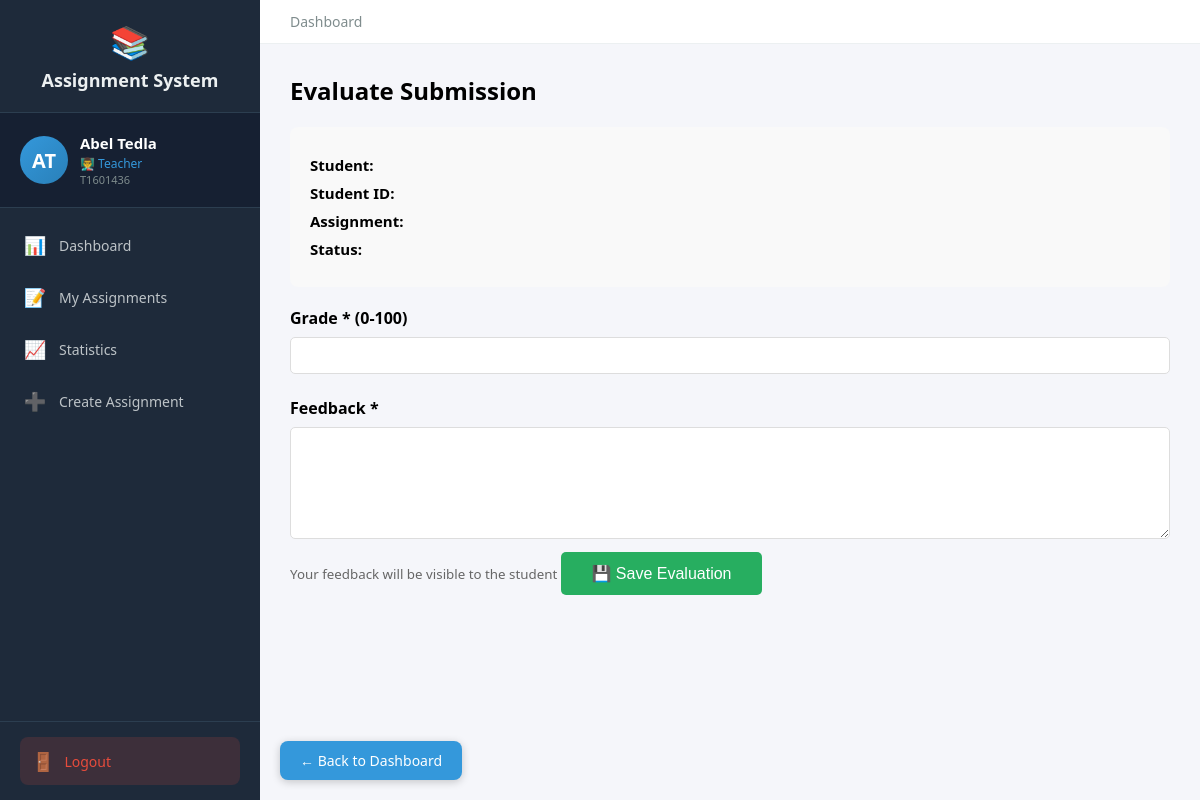
/teacher/evaluate/4 (signed in), run on an earlier commit of the app's database.
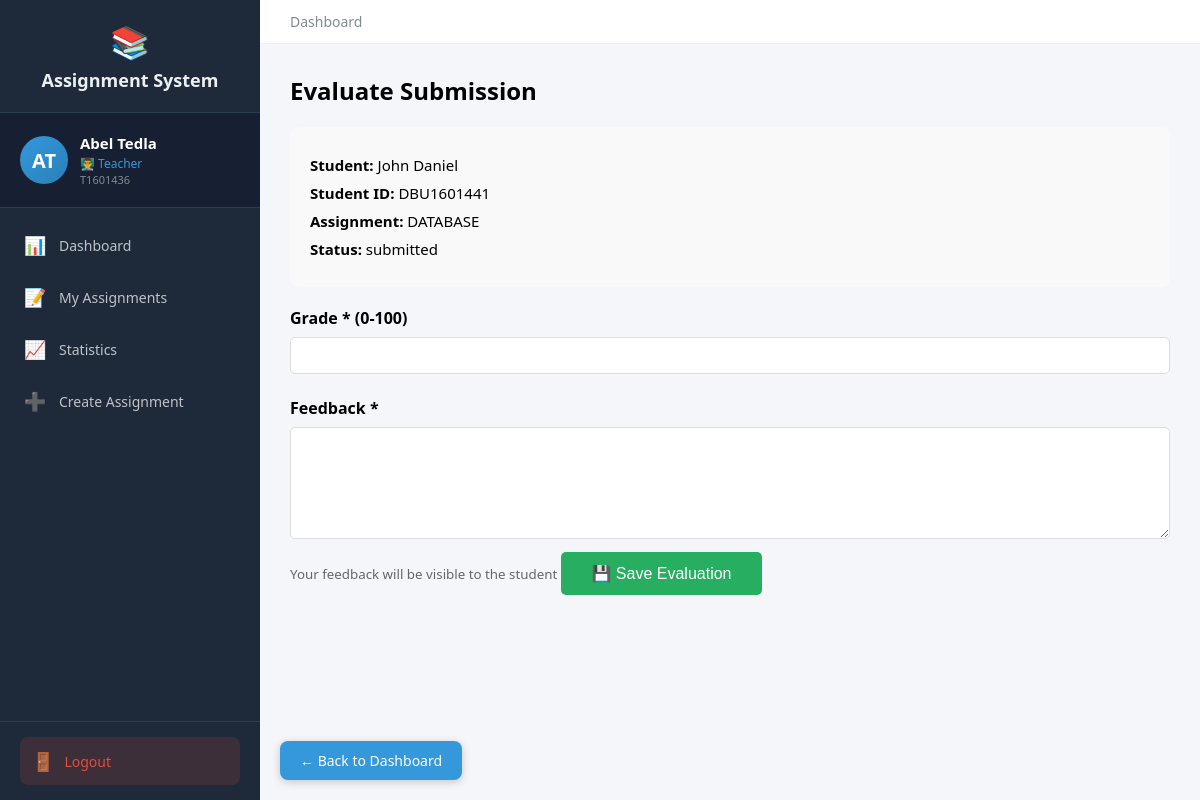
And on a later commit of the database.
### tables this page shows
CREATE TABLE users (
            id INTEGER PRIMARY KEY AUTOINCREMENT,
            user_id TEXT UNIQUE NOT NULL,
            first_name TEXT NOT NULL,
            last_name TEXT NOT NULL,
            email TEXT UNIQUE NOT NULL,
            password_hash TEXT NOT NULL,
            role TEXT NOT NULL,
            is_approved INTEGER DEFAULT 0,
            created_at TIMESTAMP DEFAULT CURRENT_TIMESTAMP
        );

CREATE TABLE assignments (
            id INTEGER PRIMARY KEY AUTOINCREMENT,
            title TEXT NOT NULL,
            description TEXT,
            teacher_id INTEGER REFERENCES teachers(id),
            course_name TEXT NOT NULL,
            department TEXT NOT NULL,
            year INTEGER NOT NULL,
            deadline TIMESTAMP NOT NULL,
            late_submission INTEGER DEFAULT 0,
            penalty_per_day REAL DEFAULT 0.0,
            teacher_comment TEXT,
            files TEXT,
            created_at TIMESTAMP DEFAULT CURRENT_TIMESTAMP
        );

CREATE TABLE submissions (
            id INTEGER PRIMARY KEY AUTOINCREMENT,
            assignment_id INTEGER REFERENCES assignments(id),
            student_id INTEGER REFERENCES students(id),
            files TEXT,
            student_comment TEXT,
            submitted_at TIMESTAMP DEFAULT CURRENT_TIMESTAMP,
            updated_at TIMESTAMP,
            grade REAL,
            feedback TEXT,
            evaluated_at TIMESTAMP,
            status TEXT DEFAULT 'submitted',
            complaint TEXT,
            complaint_status TEXT
        );

### routes_teacher.py (the view, shortened to what this page needs)
@teacher_bp.route('/evaluate/<int:submission_id>', methods=['GET', 'POST'])
@login_required
def evaluate(submission_id):
    if current_user.role != 'teacher':
        return redirect(url_for('auth.login'))
    conn = get_db()
    cur = conn.cursor()
    cur.execute("""
        SELECT s.id, s.grade, s.feedback, s.status, s.files, s.student_comment,
               s.complaint, s.complaint_status,
               u.first_name, u.last_name, u.user_id, a.title, a.id as assignment_id
        FROM submissions s
        JOIN students st ON s.student_id = st.id
        JOIN users u ON st.user_id = u.id
        JOIN assignments a ON s.assignment_id = a.id
        WHERE s.id = ?
    """, (submission_id,))
    submission = cur.fetchone()
    conn.close()
    return render_template('teacher/evaluate.html', submission=submission)

### auth.py (called while the page is built)
def get_db():
    conn = sqlite3.connect('assignments.db')
    conn.row_factory = sqlite3.Row
    return conn

@login_manager.user_loader
def load_user(user_id):
    conn = get_db()
    cur = conn.cursor()
    cur.execute("SELECT id, user_id, first_name, last_name, email, role, is_approved FROM users WHERE id = ?", (user_id,))
    user = cur.fetchone()
    cur.close()
    conn.close()
    if user:
        from flask_login import UserMixin
        class User(UserMixin):
            pass
        u = User()
        u.id = user['id']
        u.user_id = user['user_id']
        u.first_name = user['first_name']
        u.last_name = user['last_name']
        u.email = user['email']
        u.role = user['role']
        u.is_approved = user['is_approved']
        return u
    return None

### routes_teacher.py (called while the page is built)
def get_db():
    conn = sqlite3.connect('assignments.db')
    conn.row_factory = sqlite3.Row
    return conn

### templates/teacher/evaluate.html (shortened to what this page needs)
{% extends "teacher_base.html" %}
{% block content %}
<h2>Evaluate Submission</h2>
<div class="details">
    <p><strong>Student:</strong> {{ submission[8] }} {{ submission[9] }}</p>
    <p><strong>Student ID:</strong> {{ submission[10] }}</p>
    <p><strong>Assignment:</strong> {{ submission[11] }}</p>
    <p><strong>Status:</strong> {{ submission[3] }}</p>
</div>
<form method="POST">
    <label>Grade * (0-100)</label>
    <input type="number" name="grade" value="{{ submission[1] if submission[1] else '' }}" min="0" max="100" step="0.5" required>
    <label>Feedback *</label>
    <textarea name="feedback" rows="6" required>{{ submission[2] if submission[2] else '' }}</textarea>
    <small style="color:#666;">Your feedback will be visible to the student</small>
    <button type="submit">💾 Save Evaluation</button>
</form>
{% endblock %}

What changed in the data, as far as the page shows it:
added users: first_name "John", last_name "Daniel", user "DBU1601441"
now on this page (row unchanged): assignments: title "DATABASE"
added submissions: status "submitted"
